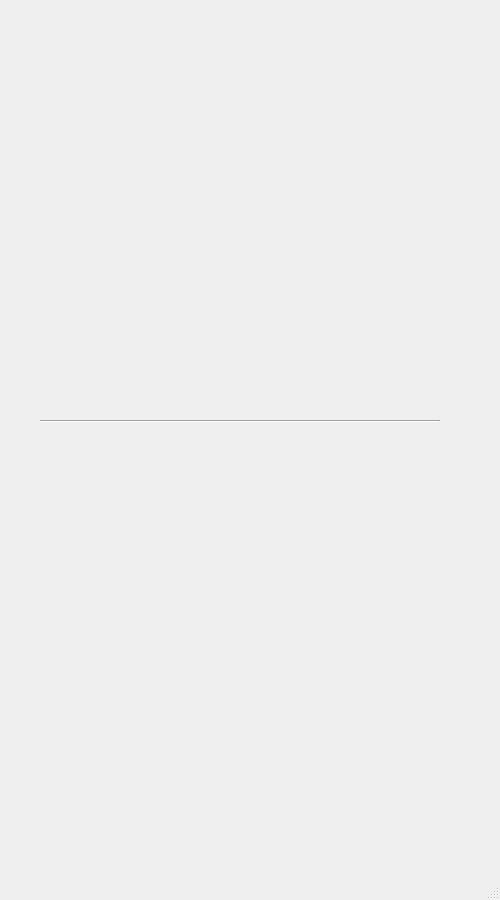
<?xml version="1.0" encoding="UTF-8"?>
<ui version="4.0">
 <class>DebugWindow</class>
 <widget class="QMainWindow" name="DebugWindow">
  <property name="geometry">
   <rect>
    <x>0</x>
    <y>0</y>
    <width>500</width>
    <height>900</height>
   </rect>
  </property>
  <property name="windowTitle">
   <string>MainWindow</string>
  </property>
  <widget class="QWidget" name="centralwidget">
   <widget class="QLabel" name="whiteAttackTable">
    <property name="geometry">
     <rect>
      <x>50</x>
      <y>430</y>
      <width>400</width>
      <height>400</height>
     </rect>
    </property>
   </widget>
   <widget class="QLabel" name="blackAttackTable">
    <property name="geometry">
     <rect>
      <x>50</x>
      <y>20</y>
      <width>400</width>
      <height>400</height>
     </rect>
    </property>
   </widget>
   <widget class="Line" name="line">
    <property name="geometry">
     <rect>
      <x>40</x>
      <y>420</y>
      <width>400</width>
      <height>3</height>
     </rect>
    </property>
    <property name="orientation">
     <enum>Qt::Horizontal</enum>
    </property>
   </widget>
  </widget>
  <widget class="QMenuBar" name="menubar">
   <property name="geometry">
    <rect>
     <x>0</x>
     <y>0</y>
     <width>500</width>
     <height>31</height>
    </rect>
   </property>
  </widget>
  <widget class="QStatusBar" name="statusbar"/>
 </widget>
 <resources/>
 <connections/>
</ui>
